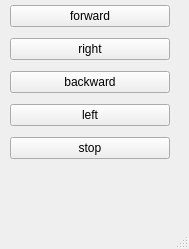
<?xml version="1.0" encoding="UTF-8"?>
<ui version="4.0">
 <class>MainWindow</class>
 <widget class="QMainWindow" name="MainWindow">
  <property name="geometry">
   <rect>
    <x>0</x>
    <y>0</y>
    <width>189</width>
    <height>249</height>
   </rect>
  </property>
  <property name="windowTitle">
   <string>MainWindow</string>
  </property>
  <widget class="QWidget" name="centralwidget">
   <widget class="QWidget" name="verticalLayoutWidget">
    <property name="geometry">
     <rect>
      <x>10</x>
      <y>0</y>
      <width>160</width>
      <height>168</height>
     </rect>
    </property>
    <layout class="QVBoxLayout" name="verticalLayout">
     <item>
      <widget class="QPushButton" name="forward">
       <property name="text">
        <string>forward</string>
       </property>
      </widget>
     </item>
     <item>
      <widget class="QPushButton" name="left">
       <property name="text">
        <string>right</string>
       </property>
      </widget>
     </item>
     <item>
      <widget class="QPushButton" name="backward">
       <property name="text">
        <string>backward</string>
       </property>
      </widget>
     </item>
     <item>
      <widget class="QPushButton" name="right">
       <property name="text">
        <string>left</string>
       </property>
      </widget>
     </item>
     <item>
      <widget class="QPushButton" name="stop">
       <property name="text">
        <string>stop</string>
       </property>
      </widget>
     </item>
    </layout>
   </widget>
  </widget>
  <widget class="QMenuBar" name="menubar">
   <property name="geometry">
    <rect>
     <x>0</x>
     <y>0</y>
     <width>189</width>
     <height>24</height>
    </rect>
   </property>
  </widget>
  <widget class="QStatusBar" name="statusbar"/>
 </widget>
 <resources/>
 <connections/>
</ui>
